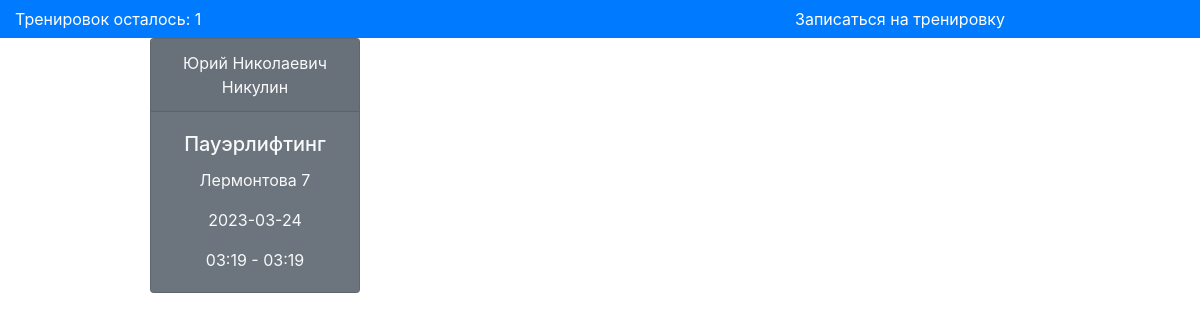
The app's page /my_workouts.php (signed in) with its own data.
### tables this page shows
CREATE TABLE `workouts` (
  `id` text NOT NULL,
  `user_id` text NOT NULL,
  `trainer_id` text NOT NULL,
  `gym_id` text NOT NULL,
  `date` text NOT NULL,
  `time` text NOT NULL,
  `time_end` text NOT NULL,
  `direction` text NOT NULL,
  `status` text NOT NULL
);

CREATE TABLE `users` (
  `id` text NOT NULL,
  `username` text NOT NULL,
  `email` text NOT NULL,
  `password` text NOT NULL,
  `last_name` text NOT NULL,
  `name` text NOT NULL,
  `surname` text NOT NULL,
  `remaining` int(11) NOT NULL
);

CREATE TABLE `trainers` (
  `id` text NOT NULL,
  `username` text NOT NULL,
  `email` text NOT NULL,
  `password` text NOT NULL,
  `name` text NOT NULL
);

CREATE TABLE `gyms` (
  `gym_id` text NOT NULL,
  `adress` text NOT NULL,
  `status` text NOT NULL
);

### my_workouts.php (the view, shortened to what this page needs)
<link rel="stylesheet" href="https://stackpath.bootstrapcdn.com/bootstrap/4.3.1/css/bootstrap.min.css">
<?php
include 'connection.php';
$user_id = $_SESSION['user_id'];
$sql = "SELECT DISTINCT workouts.*, trainers.name as trainer_name, directions.direction, gyms.adress, users.remaining
FROM workouts
INNER JOIN trainers ON workouts.trainer_id = trainers.id
INNER JOIN directions ON workouts.direction = directions.id
INNER JOIN gyms ON workouts.gym_id = gyms.gym_id
INNER JOIN users ON workouts.user_id = users.id
WHERE workouts.user_id = '$user_id'";
    $result = mysqli_query($conn, $sql);
    $result1 = mysqli_query($conn, $sql);
if (mysqli_num_rows($result) == 0) {
echo '<p>Вы не записаны на тренировки</p>';
}
else {
    $row1 = mysqli_fetch_assoc($result1);
    echo '<div class="container-fluid bg-primary text-white">
  <div class="row my-0">
    <div class="col d-flex align-items-center">
      <p class="mb-0">Тренировок осталось: ' . $row1["remaining"] . '</p>
    </div>
    <div class="col">
      <a href="workouts.php" class="btn btn-primary btn-block rounded-0">Записаться на тренировку</a>
    </div>
  </div>
</div> ';
echo '<div class="card-columns" style="width: 75%; margin-left: auto; margin-right: auto; column-count: 4;">';
while ($row = mysqli_fetch_assoc($result)) {
  $datetime = strtotime($row['date'] . ' ' . $row['time']);
  $now = time();
  $hours_left = floor(($datetime - $now) / 3600);
  if ($row['status'] == 'cancelled') {
    $bg_color = 'bg-secondary';
  } else if ($hours_left >= 6) {
    $bg_color = 'bg-info';
  }
    else if ($hours_left < 0 ) {
        $bg_color = 'bg-secondary';
  } else {
    $bg_color = 'bg-warning';
  }
  echo '<div class="card text-light text-center ' . $bg_color . ' ">';
  echo '<div class="card-header">' . $row['trainer_name'] . '</div>';
  echo '<div class="card-body">';
  echo '<h5 class="card-title">' . $row['direction'] . '</h5>';
  echo '<p class="card-text">' . $row['adress'] . '</p>';
  echo '<p class="card-text">' . $row['date'] . '</p>';
  echo '<p class="card-text">' . $row['time'] . ' - ' . $row['time_end'] . '</p>';
  echo '</div>';
  echo '</div>';
}
echo '</div>';
}
?>

### records on screen
workouts: user.remaining "1", trainer.name "Юрий Николаевич Никулин", direction "Пауэрлифтинг", gym.adress "Лермонтова 7", date "2023-03-24", time "03:19", time_end "03:19"
